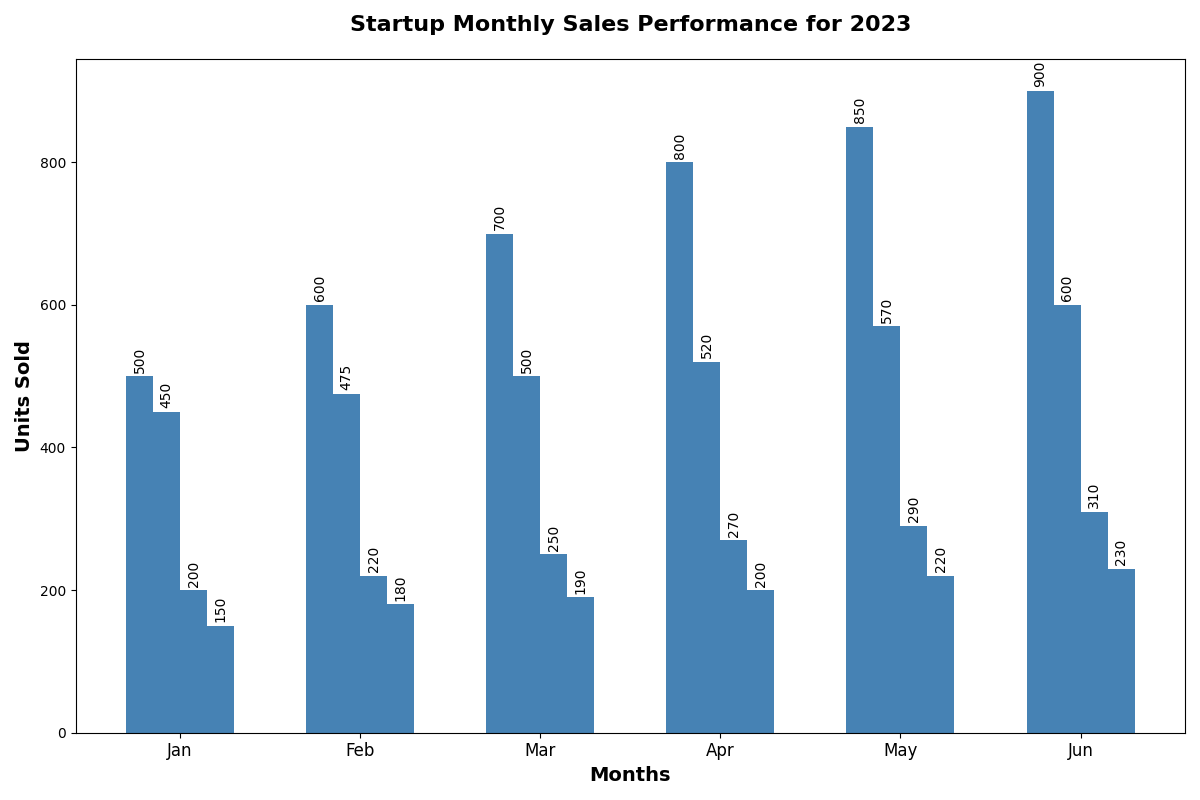

The script that drew this image:
import matplotlib.pyplot as plt
import numpy as np

product_categories = ['Smartphones', 'Laptops', 'Wearables', 'Accessories']
sales_data = np.array([
    [500, 600, 700, 800, 850, 900],
    [450, 475, 500, 520, 570, 600],
    [200, 220, 250, 270, 290, 310],
    [150, 180, 190, 200, 220, 230]
])
months = ['Jan', 'Feb', 'Mar', 'Apr', 'May', 'Jun']

fig, ax = plt.subplots(figsize=(12, 8))
bar_width = 0.15
x_positions = np.arange(len(months))
bar_color = 'steelblue'  # Consistent color for all bars

for i, category in enumerate(product_categories):
    ax.bar(x_positions + i * bar_width, sales_data[i], bar_width, color=bar_color)

ax.set_xlabel('Months', fontsize=14, weight='bold')
ax.set_ylabel('Units Sold', fontsize=14, weight='bold')
ax.set_title('Startup Monthly Sales Performance for 2023', fontsize=16, weight='bold', pad=20)
ax.set_xticks(x_positions + bar_width * (len(product_categories) - 1) / 2)
ax.set_xticklabels(months, fontsize=12)

for i, category_data in enumerate(sales_data):
    for j, sale in enumerate(category_data):
        ax.text(x_positions[j] + i * bar_width, sale + 5, f'{sale}', ha='center', va='bottom', fontsize=10, rotation=90)

plt.tight_layout()
plt.show()
